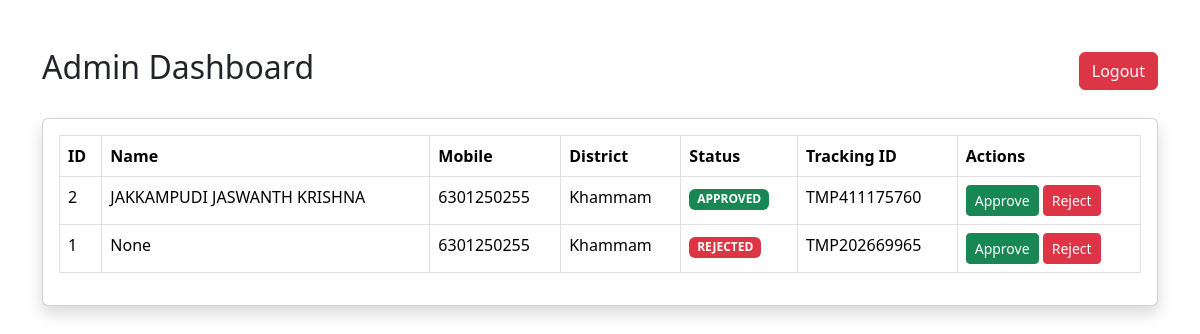
The app's page /admin/dashboard (signed in) with its own data.
### app/models.py (models this page shows)
class VoterApplication(db.Model):
    id = db.Column(
        db.Integer,
        primary_key=True
    )
    full_name = db.Column(
        db.String(100)
    )
    parent_name = db.Column(
        db.String(100)
    )
    dob = db.Column(
        db.String(20)
    )
    gender = db.Column(
        db.String(20)
    )
    mobile = db.Column(
        db.String(15)
    )
    email = db.Column(
        db.String(120)
    )
    aadhaar = db.Column(
        db.String(20)
    )
    caste = db.Column(
        db.String(50)
    )
    address = db.Column(
        db.Text
    )
    district = db.Column(
        db.String(100)
    )
    state = db.Column(
        db.String(100)
    )
    pincode = db.Column(
        db.String(10)
    )
    assembly = db.Column(
        db.String(100)
    )
    parliament = db.Column(
        db.String(100)
    )
    photo = db.Column(
        db.String(255)
    )
    aadhaar_file = db.Column(
        db.String(255)
    )
    address_proof = db.Column(
        db.String(255)
    )
    status = db.Column(
        db.String(50),
        default='PENDING'
    )
    document_verified = db.Column(
        db.Boolean,
        default=False
    )
    field_verified = db.Column(
        db.Boolean,
        default=False
    )
    status = db.Column(
    db.String(50),
    default='PENDING'
    )
    tracking_id = db.Column(
    db.String(30),
    unique=True
    )

### app/routes/admin.py (the view)
@admin_bp.route('/dashboard')
@login_required
def dashboard():
    applications = (
        VoterApplication.query
        .order_by(
            VoterApplication.id.desc()
        )
        .all()
    )
    return render_template(
        'admin/dashboard.html',
        applications=applications
    )

### app/__init__.py (called while the page is built)
def create_app():
    app = Flask(__name__)
    app.config.from_object(Config)
    db.init_app(app)
    login_manager.init_app(app)
    migrate.init_app(app, db)
    login_manager.login_view = 'auth.login'
    from app.models import (
        User,
        Candidate,
        Vote,
        Election,
        VoterApplication
    )
    @login_manager.user_loader
    def load_user(user_id):
        return User.query.get(
            int(user_id)
        )
    from app.routes.public import public_bp
    from app.routes.auth import auth_bp
    from app.routes.admin import admin_bp
    from app.routes.voter import voter_bp
    app.register_blueprint(
        public_bp
    )
    app.register_blueprint(
        auth_bp
    )
    app.register_blueprint(
        admin_bp
    )
    app.register_blueprint(
        voter_bp
    )
    return app

### app/templates/admin/dashboard.html (shortened to what this page needs)
<!DOCTYPE html>
<html lang="en">
<head>
    <link href="https://cdn.jsdelivr.net/npm/bootstrap@5.3.3/dist/css/bootstrap.min.css"
          rel="stylesheet">
</head>
<body>
<div class="container py-5">
    <div class="d-flex
                justify-content-between
                align-items-center
                mb-4">
        <h2>
            Admin Dashboard
        </h2>
        <a href="/admin/logout"
           class="btn btn-danger">
            Logout
        </a>
    </div>
    <div class="card shadow">
        <div class="card-body">
            <table class="table table-bordered">
                <thead>
                    <tr>
                        <th>ID</th>
                        <th>Name</th>
                        <th>Mobile</th>
                        <th>District</th>
                        <th>Status</th>
                        <th>Tracking ID</th>
                        <th>Actions</th>
                    </tr>
                </thead>
                <tbody>
                    {% for app in applications %}
                    <tr>
                        <td>
                            {{ app.id }}
                        </td>
                        <td>
                            {{ app.full_name }}
                        </td>
                        <td>
                            {{ app.mobile }}
                        </td>
                        <td>
                            {{ app.district }}
                        </td>
                        <td>
                            {% if app.status == 'APPROVED' %}
                                <span class="badge bg-success">
                                    APPROVED
                                </span>
                            {% elif app.status == 'REJECTED' %}
                                <span class="badge bg-danger">
                                    REJECTED
                                </span>
                            {% else %}
                                <span class="badge bg-warning">
                                    PENDING
                                </span>
                            {% endif %}
                        </td>
                        <td>
                            {{ app.tracking_id }}
                        </td>
                        <td>
                            <a href="/admin/approve/{{ app.id }}"
                               class="btn btn-success btn-sm">
                                Approve
                            </a>
                            <a href="/admin/reject/{{ app.id }}"
                               class="btn btn-danger btn-sm">
                                Reject
                            </a>
                        </td>
                    </tr>
                    {% endfor %}
                </tbody>
            </table>
        </div>
    </div>
</div>
</body>
</html>

### records on screen
VoterApplication: id "2", full_name "JAKKAMPUDI JASWANTH KRISHNA", mobile "6301250255", district "Khammam", status "APPROVED", tracking_id "TMP411175760"
VoterApplication: id "1", full_name "None", mobile "6301250255", district "Khammam", status "REJECTED", tracking_id "TMP202669965"
